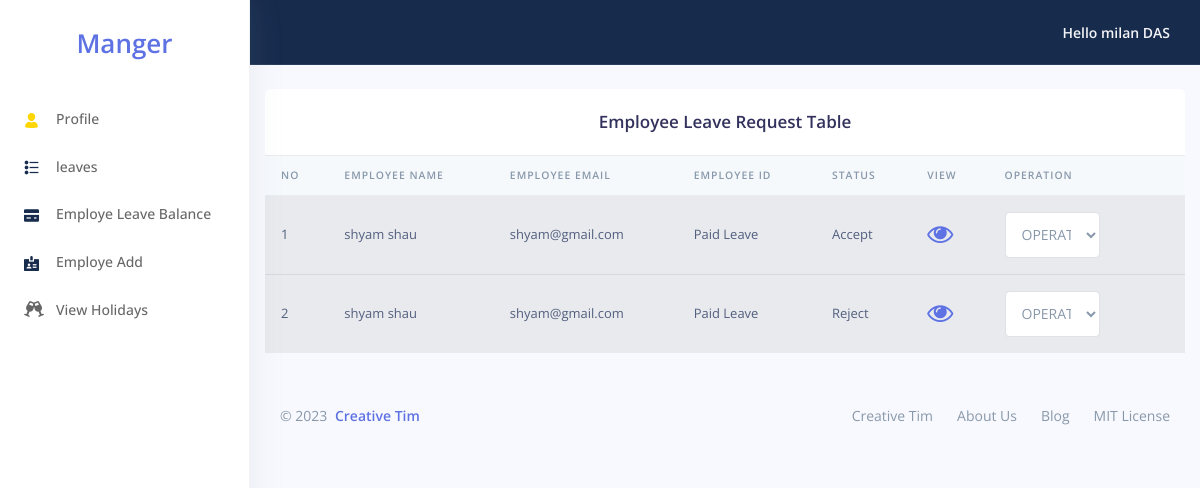
The app's page /manager/leave_request.php (signed in) with its own data.
### tables this page shows
CREATE TABLE `employee_leave_request_table` (
  `emp_le_re_id` int(11) NOT NULL,
  `emp_id` int(11) NOT NULL,
  `manage_id` int(11) NOT NULL,
  `leave_id` int(11) NOT NULL,
  `from_date` varchar(255) NOT NULL,
  `duration` varchar(150) NOT NULL,
  `to_date` varchar(255) NOT NULL,
  `total_day` float NOT NULL,
  `reason` varchar(255) NOT NULL,
  `statue` tinyint(4) NOT NULL,
  `created_time` timestamp NOT NULL DEFAULT current_timestamp() ON UPDATE current_timestamp()
);

CREATE TABLE `employee` (
  `emp_id` int(11) NOT NULL,
  `emp_name` varchar(255) NOT NULL,
  `emp_email` varchar(255) NOT NULL,
  `emp_doj` varchar(255) NOT NULL,
  `emp_password` varchar(10) NOT NULL,
  `emp_mobile` varchar(11) NOT NULL,
  `created_time` datetime NOT NULL
);

CREATE TABLE `leave_table` (
  `leave_id` int(11) NOT NULL,
  `leave_type` varchar(50) NOT NULL,
  `leave_value` int(11) NOT NULL
);

### manager/leave_request.php (the view, shortened to what this page needs)
<?php
include('../comman/config.php');
?>
<!DOCTYPE html>
<html>
<head>
  <?php include('./links/cssLinks.php'); ?>
</head>
<body>
  <?php include('./sidbar.php'); ?>
  <div class="main-content" id="panel">
    <?php  include('./hader.php')?>
    <div class="container-fluid mt-4">
      <div class="row">
        <div class="table-responsive">
              <table class="table align-items-center table-light table-flush">
                  <div class="card-header border-0">
                  <h3 class="mb-0 text-center">Employee Leave Request Table</h3>
                </div>
                <thead class="thead-light">
                  <tr>
                    <th scope="col" class="sort" data-sort="name">NO</th>
                    <th scope="col" class="sort" data-sort="budget">Employee Name</th>
                    <th scope="col" class="sort" data-sort="budget">Employee Email</th>
                    <th scope="col" class="sort" data-sort="status">Employee id</th>
                    <th scope="col" class="sort" data-sort="status">status</th>
                    <th scope="col" class="sort" data-sort="completion">View</th>
                    <th scope="col" class="sort" data-sort="status">Operation</th>
                  </tr>
                </thead>
                <tbody class="list">
                    <?php
                        $id = $_SESSION['manage_id'];
                        $sql="SELECT emp_le_re_id,e.emp_name,e.emp_id,e.emp_email,lt.leave_type,lt.leave_id,from_date,to_date,total_day,reason,statue FROM employee_leave_request_table JOIN employee e ON employee_leave_request_table.emp_id = e.emp_id JOIN leave_table lt ON employee_leave_request_table.leave_id = lt.leave_id where manage_id = $id";
                           $result = mysqli_query($con, $sql);
                           while ($row = mysqli_fetch_assoc($result)) {
                    ?>
                    <tr>
                        <td><?php echo $row['emp_le_re_id']; ?></td>
                        <td><?php echo $row['emp_name'];?></td>
                        <td><?php echo $row['emp_email'];?></td>
                        <td><?php echo $row['leave_type'];?></td>
                        <td>
                          <?php
                            if($row['statue']=='2'){
                              echo 'Accept';
                            }
                            if($row['statue']=='3'){
                              echo 'Reject';
                            }
                          ?>
                        </td>
                        <td><a href="../employee/show_datils.php?id=<?php echo $row['emp_id']; ?>" title="Employee Information show" ><i class="fa fa-eye fa-2x"></i></a></td>
                        <td>
                            <select class="form-control col-lg-7" onchange="status_update(this.options[this.selectedIndex].value,<?php echo $row['emp_le_re_id'];?>,<?php echo $row['emp_id'];?>,<?php echo $row['leave_id'];?>,<?php echo $row['total_day'];?>)" name="statue">
                              <option>OPERATION</option>
                            </select>
                         </td>
                        <?php } ?>
                    </tr>
                </tbody>
              </table>
        </div>
      </div>
      <?php include('../comman/footer.php') ?>
    </div>
  </div>
</body>
</html>

### records on screen
employee_leave_request_table: emp_le_re_id "1", emp.emp_name "shyam shau", emp.emp_email "shyam@gmail.com", leave.leave_type "Paid Leave", statue "Accept", statue "OPERATION"
employee_leave_request_table: emp_le_re_id "2", emp.emp_name "shyam shau", emp.emp_email "shyam@gmail.com", leave.leave_type "Paid Leave", statue "Reject", statue "OPERATION"

### other values on screen
$_SESSION['manage_name'] "milan DAS"
